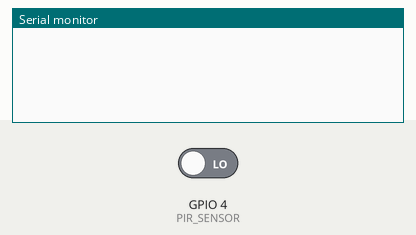
This sketch was run on a simulated ESP8266 (NodeMCU). Parts: the last lines printed to the serial monitor. The test bench sets the inputs (shaded band); at power-on: GPIO 4 (PIR_SENSOR) LOW. WiFi joins after 1.5 s; servers stay silent unless stated.

Above: at 3.0 s.
3.1 s: GPIO 4 (PIR_SENSOR) driven HIGH
At 7.2 s:
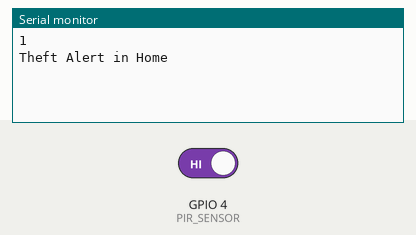
8.3 s: GPIO 4 (PIR_SENSOR) driven LOW
At 12.2 s:
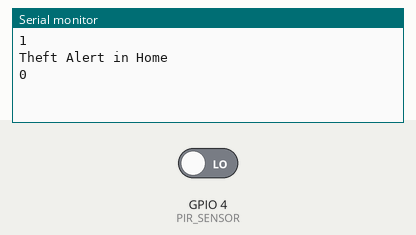

Measured:
- after the input at 3.1 s, the serial monitor: prints a new line after 3.7 s (image 1)
- after the input at 8.3 s, the serial monitor: prints a new line after 3.5 s (image 2)

The sketch:

LEQAA.ino
```cpp
#define BLYNK_TEMPLATE_ID "TMPL29LPsA1Oe"
#define BLYNK_TEMPLATE_NAME "leqaaa"
#define BLYNK_AUTH_TOKEN "otvzZfBJ0gOdBhWmyGiCsIkb2rhVn3ON"

#define BLYNK_PRINT Serial
#include <ESP8266WiFi.h>
#include <BlynkSimpleEsp8266.h>


char auth[] = BLYNK_AUTH_TOKEN;

char ssid[] = "We School";  // type your wifi name
char pass[] = "1020304050";  // type your wifi password

#define PIR_SENSOR  4
BlynkTimer timer;
//int flag=0;
void notifyOnTheft()
{
  int isTheftAlert = digitalRead(PIR_SENSOR);
  Serial.println(isTheftAlert);
  if (isTheftAlert==1) {
    Serial.println("Theft Alert in Home");
    // Blynk.email("shameer50@gmail.com", "Alert", "Theft Alert in Home");
    //Blynk.notify("Alert : Theft Alert in Home");
    Blynk.logEvent("theft_alert","Theft Alert in Home");
//    flag=1;
  }
  else if (isTheftAlert==0)
  {
   // flag=0;
  }
}

void setup(){
  pinMode(PIR_SENSOR, INPUT);
   Serial.begin(115200);
  Blynk.begin(auth, ssid, pass);
  //dht.begin();
  timer.setInterval(5000L, notifyOnTheft);
}

void loop(){
  Blynk.run();
  timer.run();
}
```
